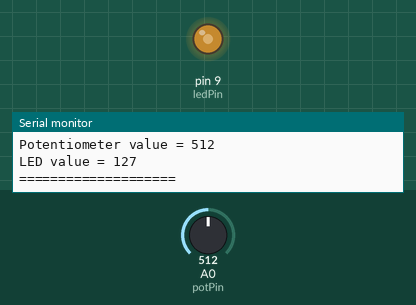
Bench run of a sketch on a simulated Arduino Uno, built with avr-gcc and run on an emulated ATmega328P. On the bench: output pins drawn as LEDs (lit = HIGH), the last lines printed to the serial monitor. Inputs (shaded band) come from the test bench; at power-on: A0 (potPin) = 512.

Above: at 1.8 s.
1.9 s: A0 (potPin) set to 716
At 3.2 s:
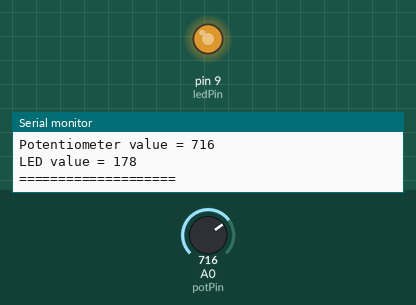
3.5 s: A0 (potPin) set to 900
At 4.9 s:
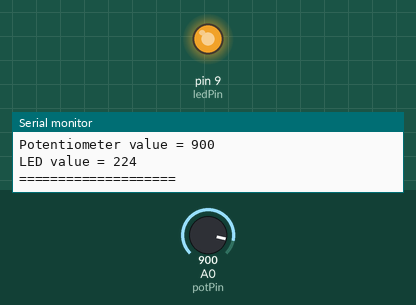
5.5 s: A0 (potPin) set to 245
At 6.5 s:
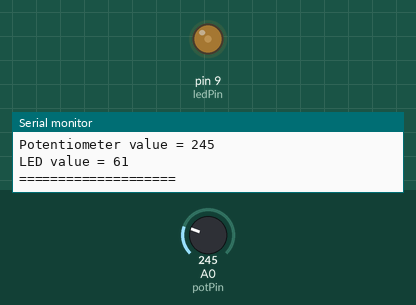
7.5 s: A0 (potPin) set to 0
At 9.2 s:
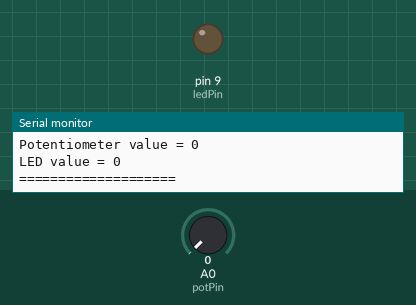
9.5 s: A0 (potPin) set to 511
At 10.9 s:
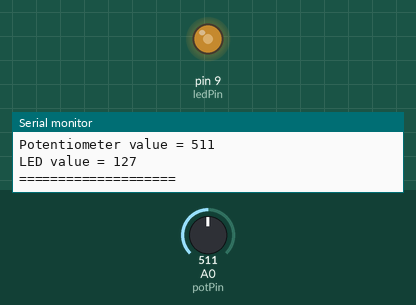
Timing chart, 0 to 12.5 s (numbered marks = the images above; inputs shaded):
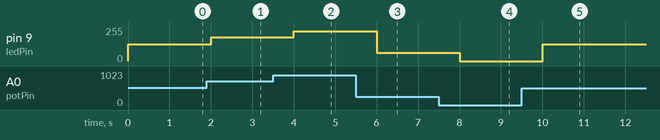

The sketch:

potentiometre_1LED.ino
```cpp
/**
 * Code example that make light a LED according to a potentiometer
 **/
#define DELAY 1000
#define MIN_RAW 0
#define MAX_RAW 1023
#define MIN_CMD 0
#define MAX_CMD 255

// Sensor positions
const int potPin = A0; // potentiometer
const int ledPin = 9;  // LED

int potVal;
int ledVal;

void setup() {
  Serial.begin(9600);
  pinMode(potPin, INPUT);
  pinMode(ledPin, OUTPUT);
}

void loop() {
  potVal = analogRead(potPin);
  // The map function can is used in order to map an analog input value
  // map (value, fromLow, fromHigh, toLow, toHigh).
  ledVal = map(potVal, MIN_RAW, MAX_RAW, MIN_CMD, MAX_CMD);

  analogWrite(ledPin, ledVal);
  Serial.print("Potentiometer value = ");
  Serial.println(potVal);
  Serial.print("LED value = ");
  Serial.println(ledVal);
  Serial.println("====================");
  delay(DELAY);
}
```

Measured:
- after the input at 1.9 s, pin 9 (ledPin): 127/255 → 178/255 after 0.10 s
- after the input at 3.5 s, pin 9 (ledPin): 178/255 → 224/255 after 0.51 s
- after the input at 5.5 s, pin 9 (ledPin): 224/255 → 61/255 after 0.51 s
- after the input at 7.5 s, pin 9 (ledPin): 61/255 → 0/255 after 0.51 s
- after the input at 9.5 s, pin 9 (ledPin): 0/255 → 127/255 after 0.51 s
